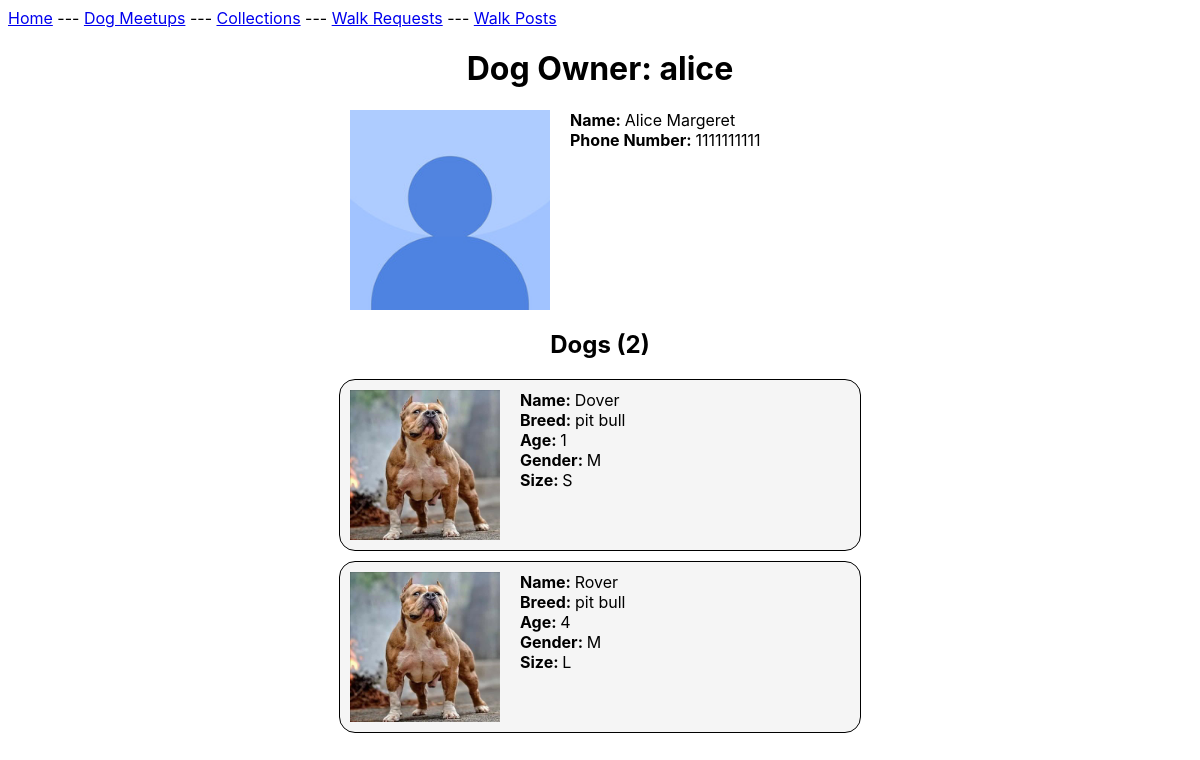
/owner.php?owner=alice, run on the app's committed database.
### tables this page shows
CREATE TABLE DogOwner
( username VARCHAR(20),
 password VARCHAR(20) NOT NULL,
 userImage VARCHAR(255),
 phoneNum CHAR(10) NOT NULL,
 PRIMARY KEY (username),
 foreign key (phoneNum) references OwnerNameNum(phoneNum) );

CREATE TABLE OwnerNameNum
( phoneNum char(10),
name varchar(30),
primary key (phoneNum) );

CREATE TABLE Dog
( name VARCHAR(20),
 age INTEGER NOT NULL,
 gender CHAR(1) NOT NULL,
 breed VARCHAR(20) NOT NULL,
 dogImage VARCHAR(255),
 owner VARCHAR(20),
 PRIMARY KEY (name, owner),
 FOREIGN KEY (owner) REFERENCES DogOwner(username) ON DELETE CASCADE,
 FOREIGN KEY (age, breed) REFERENCES DogType(age, breed) );

CREATE TABLE DogType
( age integer,
breed varchar(20),
size char(1) not null,
primary key (age, breed) );

### owner.php (the view, shortened to what this page needs)
<html>
</html>
<div class="menu">
<a href="index.html">Home</a> ---
<a href="dogmeetups.php">Dog Meetups</a> ---
<a href="collections.php">Collections</a> ---
<a href="viewrequests.php">Walk Requests</a> ---
<a href="viewposts.php">Walk Posts</a>
</div>
<?php
$conn = OpenCon();
function displayDogs($result) {
    while($row = $result->fetch_assoc()) {
        echo "<div style='display: flex; margin: 10px; width: 500px; border-radius: 1em; background-color: whitesmoke; padding: 10px; border-width: 1px; border-style: solid'>";
        echo "<div style='padding-right: 20px;'><img width='150px' src='uploads/".$row['dogimage']."'></div>";
        echo "<div style='text-align: left'>";
        echo "<div><b>Name: </b>".substr($row['name'], 0, 10)."</div>";
        echo "<div><b>Breed: </b>".$row['breed']."</div>";
        echo "<div><b>Age: </b>".$row['age']."</div>";
        echo "<div><b>Gender: </b>".$row['gender']."</div>";
        echo "<div><b>Size: </b>".$row['size']."</div>";
        echo "</div>";
        echo "</div>";
    }
}
$owner = $_GET['owner'];
echo "<center>";
echo "<h1>Dog Owner: $owner</h1>";
$sql = "SELECT do.userimage as userimage,
do.phonenum as phonenum, onn.name as name
FROM dogowner do, ownernamenum onn
WHERE do.phonenum = onn.phonenum AND
do.username = '$owner'";
$result = $conn->query($sql);
$row = $result->fetch_assoc();
echo "<div style='display: flex; width: 500px'>";
echo "<div style='padding-right: 20px'><img width='200px' src='uploads/".$row['userimage']."'></div>";
echo "<div style='text-align: left'>";
echo "<div><b>Name: </b>".$row['name']."</div>";
echo "<div><b>Phone Number: </b>".$row['phonenum']."</div>";
echo "</div></div>";
$sql = "SELECT d.name as name, d.age as age, d.gender as gender, d.breed as breed,
d.dogimage as dogimage, dt.size as size
FROM dog d, dogtype dt
WHERE d.age = dt.age AND d.breed = dt.breed AND d.owner = '$owner'";
$result = $conn->query($sql);
$numdogs = mysqli_num_rows($result);
echo "<h2>Dogs (".$numdogs.")</h2>";
displayDogs($result);
echo "</center>";
?>

### owner.php (style rules this page uses)
* { font-family: -apple-system, BlinkMacSystemFont, 'Segoe UI', Roboto, Oxygen, Ubuntu, Cantarell, 'Open Sans', 'Helvetica Neue', sans-serif; }

### data on the page
dogowner: userImage (placeholder picture), phoneNum.name "Alice Margeret", phoneNum "1111111111"
dog: dogImage (picture), name "Dover", breed "pit bull", age "1", gender "M", dogtype.size "S"
dog: dogImage (picture), name "Rover", breed "pit bull", age "4", gender "M", dogtype.size "L"

### other printed values
$owner "alice"
$numdogs "2"
